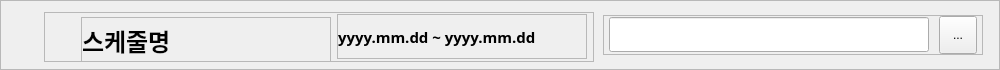
       <widget class="QFrame" name="frame_2">
        <property name="minimumSize">
         <size>
          <width>1000</width>
          <height>70</height>
         </size>
        </property>
        <property name="maximumSize">
         <size>
          <width>1000</width>
          <height>70</height>
         </size>
        </property>
        <property name="frameShape">
         <enum>QFrame::StyledPanel</enum>
        </property>
        <property name="frameShadow">
         <enum>QFrame::Raised</enum>
        </property>
        <layout class="QHBoxLayout" name="horizontalLayout_41">
         <property name="leftMargin">
          <number>40</number>
         </property>
         <item>
          <widget class="QFrame" name="frame_57">
           <property name="minimumSize">
            <size>
             <width>550</width>
             <height>50</height>
            </size>
           </property>
           <property name="maximumSize">
            <size>
             <width>550</width>
             <height>50</height>
            </size>
           </property>
           <property name="frameShape">
            <enum>QFrame::StyledPanel</enum>
           </property>
           <property name="frameShadow">
            <enum>QFrame::Raised</enum>
           </property>
           <layout class="QHBoxLayout" name="horizontalLayout_40">
            <property name="spacing">
             <number>0</number>
            </property>
            <property name="leftMargin">
             <number>30</number>
            </property>
            <property name="topMargin">
             <number>0</number>
            </property>
            <property name="rightMargin">
             <number>0</number>
            </property>
            <property name="bottomMargin">
             <number>0</number>
            </property>
            <item>
             <widget class="QFrame" name="frame_58">
              <property name="minimumSize">
               <size>
                <width>250</width>
                <height>45</height>
               </size>
              </property>
              <property name="maximumSize">
               <size>
                <width>250</width>
                <height>40</height>
               </size>
              </property>
              <property name="frameShape">
               <enum>QFrame::StyledPanel</enum>
              </property>
              <property name="frameShadow">
               <enum>QFrame::Raised</enum>
              </property>
              <layout class="QHBoxLayout" name="horizontalLayout_3">
               <property name="spacing">
                <number>0</number>
               </property>
               <property name="leftMargin">
                <number>0</number>
               </property>
               <property name="topMargin">
                <number>0</number>
               </property>
               <property name="rightMargin">
                <number>0</number>
               </property>
               <property name="bottomMargin">
                <number>0</number>
               </property>
               <item>
                <widget class="QLabel" name="label_schedule_name">
                 <property name="minimumSize">
                  <size>
                   <width>250</width>
                   <height>45</height>
                  </size>
                 </property>
                 <property name="maximumSize">
                  <size>
                   <width>250</width>
                   <height>45</height>
                  </size>
                 </property>
                 <property name="font">
                  <font>
                   <family>G마켓 산스 TTF Bold</family>
                   <pointsize>18</pointsize>
                   <weight>75</weight>
                   <bold>true</bold>
                  </font>
                 </property>
                 <property name="text">
                  <string>스케줄명</string>
                 </property>
                 <property name="wordWrap">
                  <bool>false</bool>
                 </property>
                </widget>
               </item>
              </layout>
             </widget>
            </item>
            <item>
             <widget class="QFrame" name="frame_60">
              <property name="minimumSize">
               <size>
                <width>250</width>
                <height>45</height>
               </size>
              </property>
              <property name="maximumSize">
               <size>
                <width>250</width>
                <height>45</height>
               </size>
              </property>
              <property name="frameShape">
               <enum>QFrame::StyledPanel</enum>
              </property>
              <property name="frameShadow">
               <enum>QFrame::Raised</enum>
              </property>
              <layout class="QHBoxLayout" name="horizontalLayout_7">
               <property name="spacing">
                <number>0</number>
               </property>
               <property name="leftMargin">
                <number>0</number>
               </property>
               <property name="topMargin">
                <number>0</number>
               </property>
               <property name="rightMargin">
                <number>0</number>
               </property>
               <property name="bottomMargin">
                <number>0</number>
               </property>
               <item>
                <widget class="QLabel" name="label_select_date">
                 <property name="minimumSize">
                  <size>
                   <width>250</width>
                   <height>45</height>
                  </size>
                 </property>
                 <property name="maximumSize">
                  <size>
                   <width>250</width>
                   <height>45</height>
                  </size>
                 </property>
                 <property name="font">
                  <font>
                   <family>G마켓 산스 TTF Bold</family>
                   <pointsize>11</pointsize>
                   <weight>75</weight>
                   <bold>true</bold>
                  </font>
                 </property>
                 <property name="text">
                  <string>&lt;html&gt;&lt;head/&gt;&lt;body&gt;&lt;p&gt;yyyy.mm.dd ~ yyyy.mm.dd&lt;/p&gt;&lt;/body&gt;&lt;/html&gt;</string>
                 </property>
                 <property name="wordWrap">
                  <bool>true</bool>
                 </property>
                </widget>
               </item>
              </layout>
             </widget>
            </item>
           </layout>
          </widget>
         </item>
         <item>
          <widget class="QFrame" name="frame_59">
           <property name="minimumSize">
            <size>
             <width>380</width>
             <height>40</height>
            </size>
           </property>
           <property name="maximumSize">
            <size>
             <width>380</width>
             <height>40</height>
            </size>
           </property>
           <property name="frameShape">
            <enum>QFrame::StyledPanel</enum>
           </property>
           <property name="frameShadow">
            <enum>QFrame::Raised</enum>
           </property>
           <layout class="QHBoxLayout" name="horizontalLayout_39">
            <property name="spacing">
             <number>5</number>
            </property>
            <property name="leftMargin">
             <number>0</number>
            </property>
            <property name="topMargin">
             <number>0</number>
            </property>
            <property name="rightMargin">
             <number>0</number>
            </property>
            <property name="bottomMargin">
             <number>0</number>
            </property>
            <item>
             <widget class="QLineEdit" name="lineEdit_search">
              <property name="minimumSize">
               <size>
                <width>320</width>
                <height>35</height>
               </size>
              </property>
              <property name="maximumSize">
               <size>
                <width>320</width>
                <height>35</height>
               </size>
              </property>
             </widget>
            </item>
            <item>
             <widget class="QToolButton" name="toolBtn_search">
              <property name="minimumSize">
               <size>
                <width>38</width>
                <height>38</height>
               </size>
              </property>
              <property name="maximumSize">
               <size>
                <width>38</width>
                <height>38</height>
               </size>
              </property>
              <property name="text">
               <string>...</string>
              </property>
              <property name="icon">
               <iconset>
                <normaloff>../../brown_icons/search.svg</normaloff>../../brown_icons/search.svg</iconset>
              </property>
             </widget>
            </item>
           </layout>
          </widget>
         </item>
        </layout>
       </widget>
